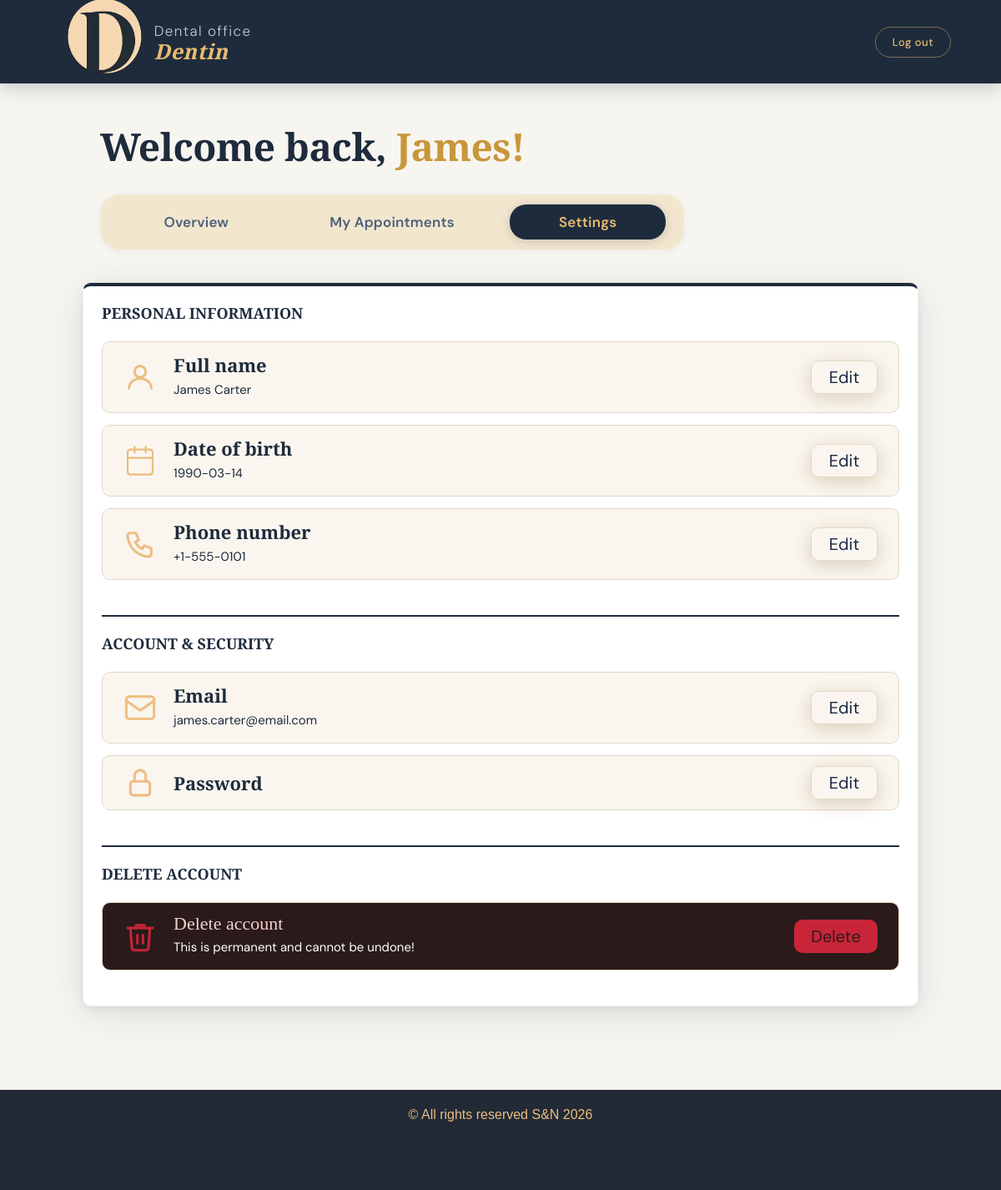
The app's page /user_page/user_page.php?tab=settings (signed in) with its own data.
### tables this page shows
CREATE TABLE `people` (
  `pid` int NOT NULL AUTO_INCREMENT,
  `first_name` varchar(500) NOT NULL,
  `last_name` varchar(500) NOT NULL,
  `DOB` date NOT NULL,
  `phone` varchar(500) NOT NULL,
  `email` varchar(500) NOT NULL,
  `p_password` varchar(500) NOT NULL,
  `p_status` varchar(100) DEFAULT 'Active',
  `deleted_at` date DEFAULT NULL,
  `is_admin` tinyint(1) DEFAULT '0',
  PRIMARY KEY (`pid`),
  KEY `people_first_name` (`first_name`),
  KEY `people_last_name` (`last_name`),
  KEY `people_email` (`email`)
);

### user_page/user_page.php (the view, shortened to what this page needs)
<?php
$conn = mysqli_connect(db_host, db_user, db_password, "dentist_office");
$query = mysqli_query($conn, "select * from people where pid = '{$_SESSION['person_id']}'");
$sql = mysqli_fetch_assoc($query);
?>
<!doctype html>
<html lang="en">
<head>
</head>
<body>
<header>
    <a href="../welcome/testna2.php" class="logo">
        <div class="header_pic">
            <img src="../pictures/newlogo.png" alt="logo">
        </div>
        <div class="header_text">
            Dental office
            <strong>Dentin</strong>
        </div>
    </a>
    <a href="log_out.php" class="logout">Log out</a>
</header>
<main>
    <div class="user_header">Welcome back, <span><?= $_SESSION['name']; ?>!</span></div>
    <div class="tabs">
        <label for="overview">Overview</label>
        <label for="appointment_history">My Appointments</label>
        <label for="settings">Settings</label>
    </div>
    <div class="content">
        <div class="section" id="settings">
            <div class="settings">
                <h3>Personal Information</h3>
                <div class="settings_flex">
                    <div class="settings_item">
                        <div class="left">
                            <img src="../pictures/icon-user.png" alt="user icon">
                            <div class="item_text">
                                <h4>Full name</h4>
                                <p> <?= $sql['first_name']; ?>
                                    <?= $sql['last_name']; ?>
                                </p>
                            </div>
                        </div>
                        <button type="button" onclick="window.location.href='edit_user.php?id=<?= $_SESSION['person_id'];?>'">Edit</button>
                    </div>
                    <div class="settings_item">
                        <div class="left">
                            <img src="../pictures/icon-calendar.png" alt="calendar icon">
                            <div class="item_text">
                                <h4>Date of birth</h4>
                                <p><?= $sql['DOB']; ?></p>
                            </div>
                        </div>
                        <button type="button" onclick="window.location.href='edit_user.php?id=<?= $_SESSION['person_id'];?>'">Edit</button>
                    </div>
                    <div class="settings_item">
                        <div class="left">
                            <img src="../pictures/icon-phone.png" alt="phone icon">
                            <div class="item_text">
                                <h4>Phone number</h4>
                                <p><?= $sql['phone']; ?></p>
                            </div>
                        </div>
                        <button type="button" onclick="window.location.href='edit_user.php?id=<?= $_SESSION['person_id'];?>'">Edit</button>
                    </div>
                </div>
                <h3>Account & Security</h3>
                <div class="settings_flex">
                    <div class="settings_item">
                        <div class="left">
                            <img src="../pictures/icon-mail.png" alt="mail icon">
                            <div class="item_text">
                                <h4>Email</h4>
                                <p><?= $sql['email']; ?></p>
                            </div>
                        </div>
                        <button type="button" onclick="window.location.href='edit_user.php?id=<?= $_SESSION['person_id'];?>'">Edit</button>
                    </div>
                    <div class="settings_item">
                        <div class="left">
                            <img src="../pictures/icon-lock.png" alt="lock icon">
                            <div class="item_text">
                                <h4>Password</h4>
                            </div>
                        </div>
                        <button type="button" onclick="window.location.href='edit_user.php?id=<?= $_SESSION['person_id'];?>'">Edit</button>
                    </div>
                </div>
                <h3>Delete Account</h3>
                <div class="settings_flex">
                    <div class="settings_item">
                        <div class="left">
                            <img src="../pictures/icon-trash.png" alt="trash icon">
                            <div class="item_text">
                                <h4 class="delete_text">Delete account</h4>
                                <p class="delete_p" id="delete_acc_text" style="color:white;">This is permanent and cannot be undone!</p>
                            </div>
                        </div>
                        <button type="button" onclick="window.location.href='delete_user.php?id=<?= $_SESSION['person_id'];?>'">Delete</button>
                    </div>
            </div>
        </div>
    </div>
</main>
<footer>
    <div class="end">
        &copy; All rights reserved S&N 2026
    </div>
</footer>
</body>
</html>

### records on screen
people: first_name "James", last_name "Carter", DOB "1990-03-14", phone "+1-555-0101", email "james.carter@email.com"

### other values on screen
$_SESSION['name'] "James"
